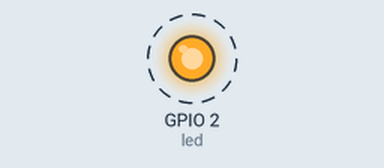
The program below on a simulated ESP32 board running MicroPython. Shown: output pins drawn as LEDs (lit = HIGH). Dashed ring = blinking.

Above: at 0.2 s.
Timing chart, 0 to 3.0 s (numbered marks = the images above):
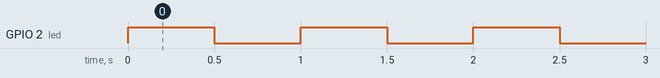

Measured:
- by itself, GPIO 2 (led): alternates HIGH for 0.50 s and LOW for 0.50 s

The program:

led_blink.py
```python
from machine import Pin
from utime import sleep

led = Pin(2, Pin.OUT) #create output pin on GPIO2

while True:
    led.on()	#set pin to "on" (high) level
    sleep(0.5)
    led.off()   #set pin to "off" (low) level
    sleep(0.5)
```
